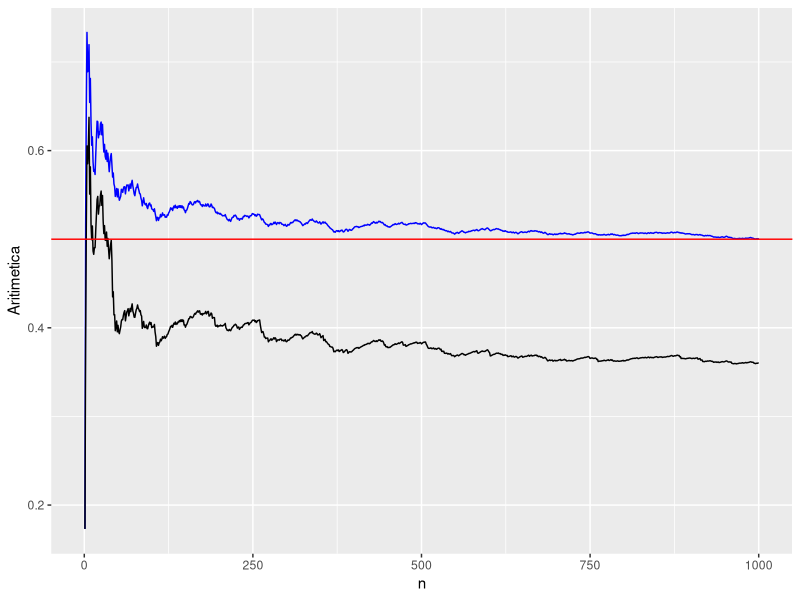

R code for this plot:
# Clear All
rm(list=ls())

# bibliotecas
library(ggplot2)

# Tamanho da amostra
M=1000

# para repruducao
set.seed(68563)

# Retirada de uma amostra aleatoria de uma uniforme [0, 1]
x = runif(M)

# Funcao que calcula a media geometrica
geoMean = function(x){
  # return(prod(x)^(1/length(x)))
  return(exp(mean(log(x))))
}

# Quantidade de ensaios que vamos fazer
data = data.frame(n = 1:M, Aritimetica = 0, Geometrica = 0)

head(data)

for(n in data$n) {
  sample = x[1:n]
  
  data[n, "Aritimetica"] = mean(sample)
  data[n, "Geometrica"] = geoMean(sample)
}

# plota os dados
ggplot(data, aes(x=n)) +
  geom_line(aes(y=Aritimetica), color="blue") +
  geom_line(aes(y=Geometrica)) +
  geom_hline(yintercept = 0.5, color="red")
